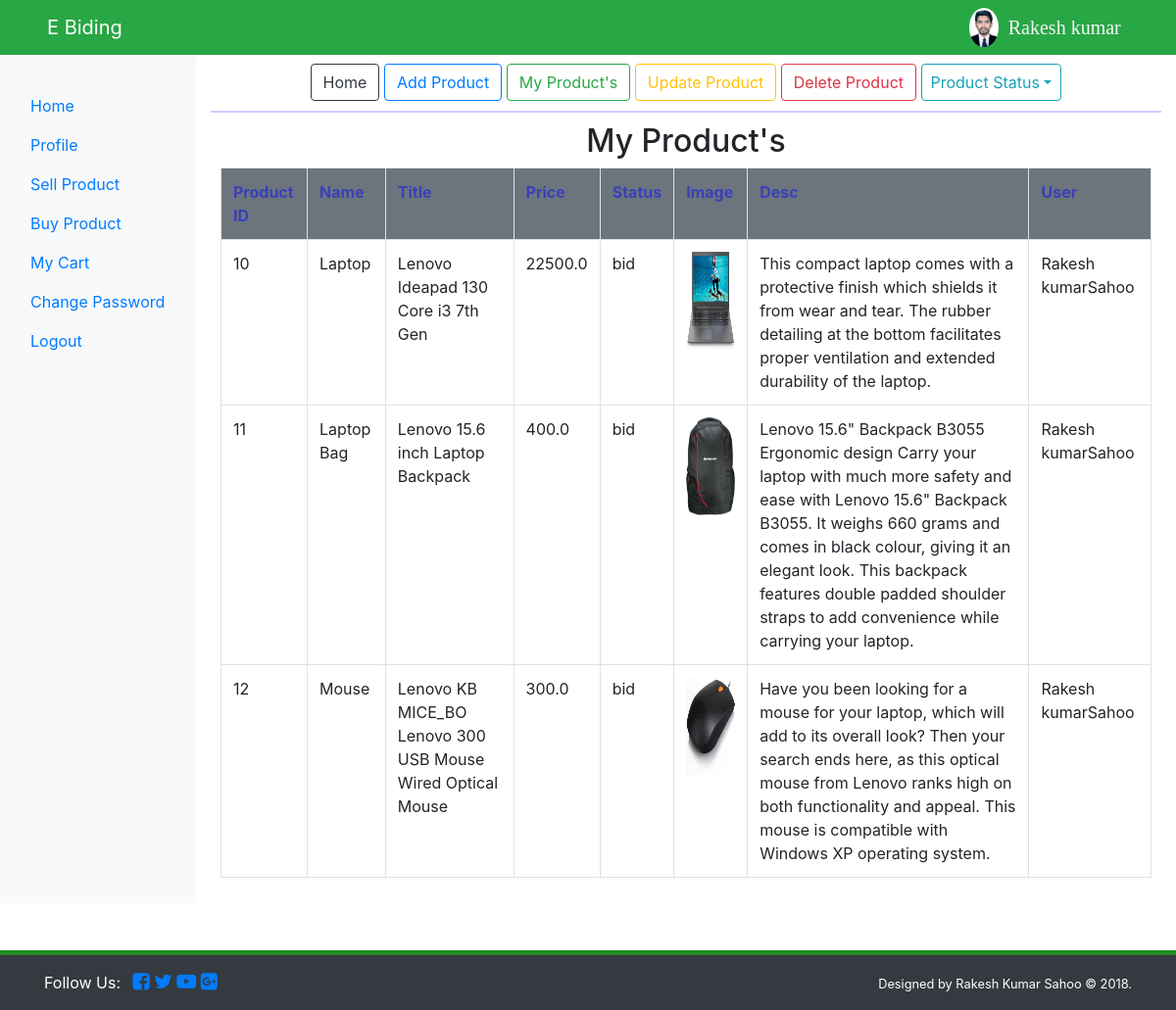
Page /my_product/ (signed in) on the committed database.
### user/models.py (models this page shows)
class UserRegister(models.Model):
    id = models.AutoField(primary_key=True)
    name = models.CharField(max_length=30)
    lname = models.CharField(max_length=30)
    phone = models.IntegerField(unique=True)
    email = models.EmailField(max_length=30, unique=True)
    status = models.CharField(max_length=10)
    username = models.CharField(max_length=30, unique=True)
    password = models.CharField(max_length=20)
    doj = models.DateField(auto_now_add=True)
    image = models.ImageField(upload_to='user_profile/')
    def __str__(self):
        return self.name+self.lname

### admin/models.py (models this page shows)
class Products(models.Model):
    p_id = models.AutoField(primary_key=True)
    p_name = models.CharField(max_length=30)
    title = models.CharField(max_length=30)
    p_status = models.CharField(max_length=20)
    bid_price = models.FloatField()
    image1 = models.ImageField(upload_to='products/')
    image2 = models.ImageField(upload_to='products/')
    image3 = models.ImageField(upload_to='products/')
    disc = models.TextField(max_length=3000)
    user = models.ForeignKey(UserRegister, on_delete=models.CASCADE)

### user/views.py (the view)
# urls.py: path('my_product/', views.my_product, name="my_product"),
def my_product(request):
    if request.session["uemail"]:
        uemail = request.session["uemail"]
        data = UserRegister.objects.get(email=uemail)
        qs = Products.objects.filter(user_id=data.id)
        if qs:
            return render(request, "user/my_product.html", {"mpro":qs , "data":data})
        else:
            messages.error(request, "No Product's.")
            return render(request, "user/my_product.html", {"data": data})
    else:
        return redirect('user_login')

### templates/user/my_product.html (shortened to what this page needs)
{% extends 'user/seller.html' %}
{% block sellerbody %}
    <div class="container" style="padding: 10px">
    <h2 style="text-align: center">My Product's</h2>
    {% if mpro %}
    <table class="table table-bordered">
        <tr class="bg-secondary" style="color: rgba(0,0,255,0.46)">
            <th>Product ID</th>
            <th>Name</th>
            <th>Title</th>
            <th>Price</th>
            <th>Status</th>
            <th>Image</th>
            <th>Desc</th>
            <th>User</th>
        </tr>
        {% for x in mpro %}
        <tr>
        <td>{{ x.p_id }}</td>
        <td>{{ x.p_name }}</td>
        <td>{{ x.title }}</td>
        <td>{{ x.bid_price }}</td>
        <td>{{ x.p_status }}</td>
        <td><img src="{{ x.image1.url }}" height="100" width="50"></td>
        <td>{{ x.disc }}</td>
        <td>{{ x.user }}</td>
        </tr>
        {% endfor %}
    </table>
    {% endif %}
    </div>
{% endblock %}

### templates/user/user_hader.html (shortened to what this page needs)
<!DOCTYPE html>
<html lang="en">
<head>
</head>
<body>
  <nav class="navbar navbar-expand-sm navbar-dark bg-success pl-5 fixed-top">
    <a href="/" class="navbar-brand">E Biding</a>
    <div id="myMenu">
      <ul class="navbar-nav pl-5 custom-nav">
      <li style="margin-left: 800px"><img src="{{ data.image.url }}" class="rounded-circle" style="height: 40px"></li>
      <li style="margin-left:10px;margin-top:5px;color: whitesmoke;font-family: cursive;font-size: 20px">{{ data.name }}</li>
      </ul>
    </div>
  </nav>
</body>
</html>

### templates/user/user_slidebar.html (style rules this page uses)
img { vertical-align: middle; }

### rows in the picture
UserRegister: image (picture), name "Rakesh kumar"
Products: p_id "10", p_name "Laptop", title "Lenovo Ideapad 130 Core i3 7th Gen", bid_price "22500.0", p_status "bid", image1 (picture), disc "This compact laptop comes with a protective finish which shields it from wear and tear. The rubber detailing at the bottom facilitates proper ventilation and extended durability of the laptop.", user "Rakesh kumarSahoo"
Products: p_id "11", p_name "Laptop Bag", title "Lenovo 15.6 inch Laptop Backpack", bid_price "400.0", p_status "bid", image1 (picture), disc "Lenovo 15.6\" Backpack B3055 Ergonomic design Carry your laptop with much more safety and ease with Lenovo 15.6\" Backpack B3055. It weighs 660 grams and comes in black colour, giving it an elegant look. This backpack features double padded shoulder straps to add convenience while carrying your laptop.", user "Rakesh kumarSahoo"
Products: p_id "12", p_name "Mouse", title "Lenovo KB MICE_BO Lenovo 300 USB Mouse Wired Optical Mouse", bid_price "300.0", p_status "bid", image1 (picture), disc "Have you been looking for a mouse for your laptop, which will add to its overall look? Then your search ends here, as this optical mouse from Lenovo ranks high on both functionality and appeal. This mouse is compatible with Windows XP operating system.", user "Rakesh kumarSahoo"
